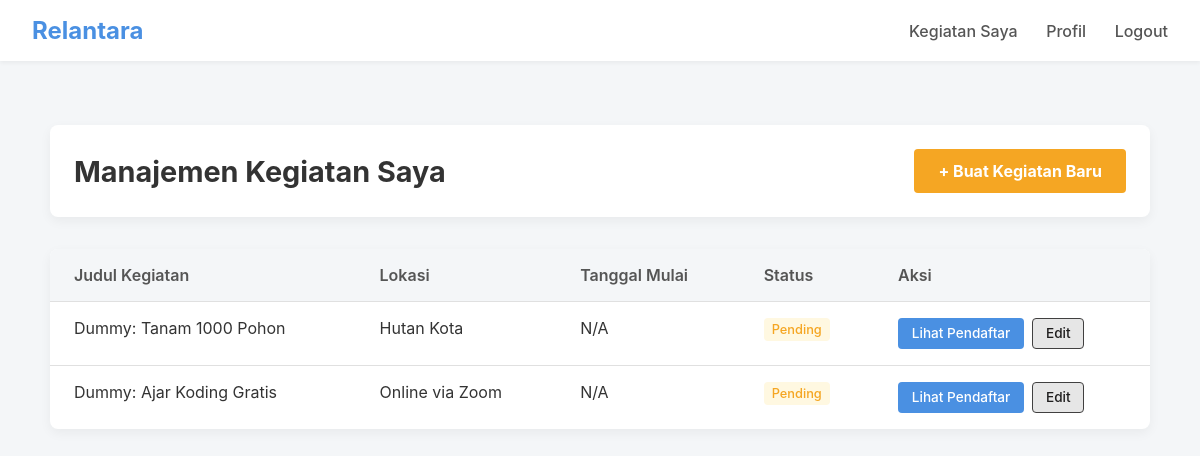
Page /penyelenggara/index.php (signed in) on the committed database.
### tables this page shows
CREATE TABLE tbl_kegiatan (
  id_kegiatan INT AUTO_INCREMENT PRIMARY KEY,

  id_penyelenggara INT NOT NULL, 


  judul VARCHAR(255) NOT NULL,
  deskripsi TEXT NOT NULL,
  lokasi VARCHAR(200),
  tanggal_mulai DATE,
  tanggal_selesai DATE,
  gambar_poster VARCHAR(255),
  kuota INT DEFAULT 0 COMMENT '0 berarti tidak terbatas',
  benefit TEXT COMMENT 'Contoh: Sertifikat, Konsumsi, Transport, Relasi',
  status_kegiatan ENUM('Draft', 'Published', 'Completed', 'Cancelled') DEFAULT 'Published',
  tanggal_posting TIMESTAMP DEFAULT CURRENT_TIMESTAMP,

  FOREIGN KEY (id_penyelenggara) REFERENCES tbl_penyelenggara(id_penyelenggara) ON DELETE CASCADE
);

### penyelenggara/index.php (the view, shortened to what this page needs)
<?php
include '../config/db_connect.php';
$id_penyelenggara_login = $_SESSION['user_id'];
$sql = "SELECT id_kegiatan, judul, lokasi, tanggal_mulai, status_kegiatan
        FROM tbl_kegiatan
        WHERE id_penyelenggara = ? AND deleted_at IS NULL
        ORDER BY tanggal_posting DESC";
$stmt = $conn->prepare($sql);
$stmt->bind_param("i", $id_penyelenggara_login);
$stmt->execute();
$result = $stmt->get_result();
?>
<!DOCTYPE html>
<html lang="id">
<head>
</head>
<body>
    <div class="header">
        <h1>Relantara </h1>
        <nav class="header-nav">
            <a href="index.php">Kegiatan Saya</a>
            <a href="profil.php">Profil</a>
            <a href="../proses/logout.php">Logout</a>
        </nav>
    </div>
    <div class="container">
        <div class="page-header">
            <h2>Manajemen Kegiatan Saya</h2>
            <a href="kegiatan_form.php" class="btn btn-primary">+ Buat Kegiatan Baru</a>
        </div>
        <?php if ($result->num_rows > 0): ?>
            <table class="content-table">
                <thead>
                    <tr>
                        <th>Judul Kegiatan</th>
                        <th>Lokasi</th>
                        <th>Tanggal Mulai</th>
                        <th>Status</th>
                        <th>Aksi</th>
                    </tr>
                </thead>
                <tbody>
                    <?php while($row = $result->fetch_assoc()): ?>
                    <tr>
                        <td><?php echo htmlspecialchars($row['judul']); ?></td>
                        <td><?php echo htmlspecialchars($row['lokasi']); ?></td>
                        <td>
                            <?php
                            if (!empty($row['tanggal_mulai'])) {
                                echo date('d M Y', strtotime($row['tanggal_mulai']));
                            } else {
                                echo 'N/A';
                            }
                            ?>
                        </td>
                        <td>
                            <span class="status status-<?php echo htmlspecialchars($row['status_kegiatan']); ?>">
                                <?php echo htmlspecialchars($row['status_kegiatan']); ?>
                            </span>
                        </td>
                        <td class="action-buttons">
                            <a href="pendaftar.php?id_kegiatan=<?php echo $row['id_kegiatan']; ?>" class="btn-small btn-view">Lihat Pendaftar</a>
                            <a href="kegiatan_form.php?edit_id=<?php echo $row['id_kegiatan']; ?>" class="btn-small btn-edit">Edit</a>
                        </td>
                    </tr>
                    <?php endwhile; ?>
                </tbody>
            </table>
        <?php endif; ?>
    </div>
</body>
</html>

### penyelenggara/index.php (style rules this page uses)
body { font-family: -apple-system, BlinkMacSystemFont, "Segoe UI", Roboto, Helvetica, Arial, sans-serif; background-color: #F4F6F8; margin: 0; padding: 0; }
.header { background-color: #FFFFFF; padding: 1rem 2rem; box-shadow: 0 2px 4px rgba(0,0,0,0.05); display: flex; justify-content: space-between; align-items: center; }
.header h1 { color: #4A90E2; margin: 0; font-size: 1.5rem; }
.header-nav a { color: #555; text-decoration: none; font-weight: 500; margin-left: 1.5rem; }
.container { padding: 2rem; max-width: 1100px; margin: 2rem auto; }
.page-header { display: flex; justify-content: space-between; align-items: center; margin-bottom: 2rem; background-color: #FFFFFF; padding: 1.5rem; border-radius: 8px; box-shadow: 0 4px 12px rgba(0,0,0,0.05); }
.page-header h2 { margin: 0; color: #333; font-size: 1.8rem; }
.btn { padding: 0.75rem 1.5rem; border: none; border-radius: 4px; cursor: pointer; font-size: 1rem; font-weight: bold; text-decoration: none; transition: background-color 0.2s ease; }
.btn-primary { background-color: #F5A623; color: white; }
.content-table { width: 100%; border-collapse: collapse; background-color: #FFFFFF; border-radius: 8px; box-shadow: 0 4px 12px rgba(0,0,0,0.05); overflow: hidden; }
.content-table th, .content-table td { padding: 1rem 1.5rem; text-align: left; border-bottom: 1px solid #E0E0E0; }
.content-table th { background-color: #F4F6F8; color: #555; font-weight: 600; }
.content-table td { color: #333; vertical-align: top; }
.content-table tr:last-child td { border-bottom: none; }
.status { padding: 0.25rem 0.5rem; border-radius: 4px; font-weight: 500; font-size: 0.8rem; display: inline-block; }
.status-Pending { background-color: #FFF8E1; color: #F5A623; }
.action-buttons { display: flex; gap: 0.5rem; align-items: flex-start; }
.btn-small { padding: 0.4rem 0.8rem; font-size: 0.85rem; text-decoration: none; border-radius: 4px; font-weight: 500; transition: all 0.2s ease; border: 1px solid transparent; }
.btn-view { background-color: #4A90E2; color: white; }
.btn-edit { background-color: #e6e6e6ff; border-color: #414040ff; color: #1f1e1eff; }

### rows in the picture
tbl_kegiatan: judul "Dummy: Tanam 1000 Pohon", lokasi "Hutan Kota", shows "N/A", status_kegiatan "Pending"
tbl_kegiatan: judul "Dummy: Ajar Koding Gratis", lokasi "Online via Zoom", shows "N/A", status_kegiatan "Pending"
